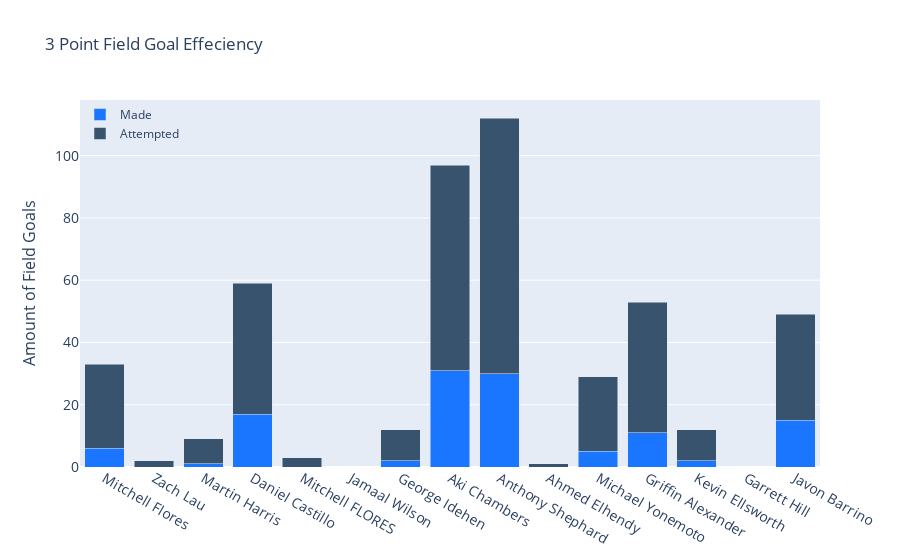

Notebook code for this chart:
### Markdown cell above
## Effieciency 3 Point Field Goal Percentage

### Code cell
effeciency_3_FG_bar_graph(men_stats_2011_2012[['Name','3FG%', '3FG-A','3FG-M']])

### Figure 1 — Plotly figure (JSON) as saved in the notebook; plotly's stock layout.template omitted (floating-point values rounded to 4 significant figures)
{"data": [{"base": 0, "marker": {"color": "rgb(55, 83, 109)"}, "name": "Attempted", "type": "bar", "x": ["Mitchell Flores", "Zach Lau", "Martin Harris", "Daniel Castillo", "Mitchell FLORES", "Jamaal Wilson", "George Idehen", "Aki Chambers", "Anthony Shephard", "Ahmed Elhendy", "Michael Yonemoto", "Griffin Alexander", "Kevin Ellsworth", "Garrett Hill", "Javon Barrino"], "y": [33, 2, 9, 59, 3, 0, 12, 97, 112, 1, 29, 53, 12, 0, 49]}, {"base": 0, "marker": {"color": "rgb(26, 118, 255)"}, "name": "Made", "type": "bar", "x": ["Mitchell Flores", "Zach Lau", "Martin Harris", "Daniel Castillo", "Mitchell FLORES", "Jamaal Wilson", "George Idehen", "Aki Chambers", "Anthony Shephard", "Ahmed Elhendy", "Michael Yonemoto", "Griffin Alexander", "Kevin Ellsworth", "Garrett Hill", "Javon Barrino"], "y": [6, 0, 1, 17, 0, 0, 2, 31, 30, 0, 5, 11, 2, 0, 15]}], "layout": {"autosize": true, "barmode": "stack", "legend": {"bgcolor": "rgba(255, 255, 255, 0)", "bordercolor": "rgba(255, 255, 255, 0)", "x": 0, "y": 1}, "title": {"text": "3 Point Field Goal Effeciency"}, "xaxis": {"autorange": true, "range": [-0.5, 14.5], "tickfont": {"size": 14}, "type": "category"}, "yaxis": {"autorange": true, "range": [0, 117.9], "tickfont": {"size": 14}, "title": {"font": {"size": 16}, "text": "Amount of Field Goals"}, "type": "linear"}}}
